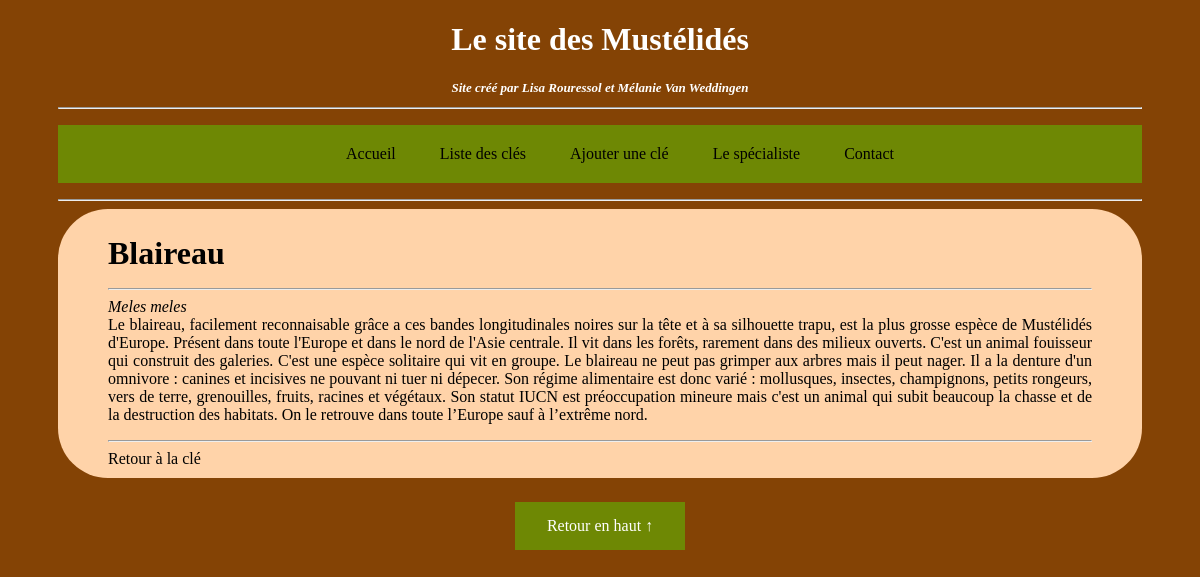
/afficher/espece/1, run on the app's committed database.
### cle/models.py (models this page shows)
class Espece(models.Model):
    nom=models.CharField(max_length=100)
    nom_latin=models.CharField(max_length=100)
    description=models.CharField(max_length=2000)
    cle_name=models.ForeignKey(Cle, on_delete=models.CASCADE)
    class Meta:
        verbose_name='Espece'
        ordering=['nom']

### cle/views.py (the view)
# urls.py: path('afficher/espece/<int:id_espece>', espece, name='affiche_espece'),
def espece (request, id_espece):
    if Espece.objects.filter(id=id_espece).exists():
        espece=Espece.objects.get(id=id_espece)
    else:
        return render(request, 'cle/page_erreur.html', {'id':id_espece})
    return render(request, 'cle/espece.html', {'es':espece})

### cle/template/cle/espece.html
{% extends "cle/pageref.html"%}
{% block contenu_page %}
<p>
<b><font size="+3">{{  es.nom }}</font></b>
<hr>
<i>{{  es.nom_latin }}</i>
<br>
{{ es.description }}
</p>
<hr>
<a href="{% url 'afficheeurope' %}">Retour à la clé</a>
{% endblock %}

### cle/static/css/style.css (style rules this page uses)
a { color: black; text-decoration:none; }
body { background-color:#844305; padding:0px 50px 0px 50px; text-align: center; }

### data on the page
Espece: nom "Blaireau", nom_latin "Meles meles", description "Le blaireau, facilement reconnaisable grâce a ces bandes longitudinales noires sur la tête et à sa silhouette trapu, est la plus grosse espèce de Mustélidés d'Europe. Présent dans toute l'Europe et dans le nord de l'Asie centrale. Il vit dans les forêts, rarement dans des milieux ouverts. C'est un animal fouisseur qui construit des galeries. C'est une espèce solitaire qui vit en groupe. Le blaireau ne peut pas grimper aux arbres mais il peut nager. Il a la denture d'un omnivore : canines et incisives ne pouvant ni tuer ni dépecer. Son régime alimentaire est donc varié : mollusques, insectes, champignons, petits rongeurs, vers de terre, grenouilles, fruits, racines et végétaux. Son statut…"
